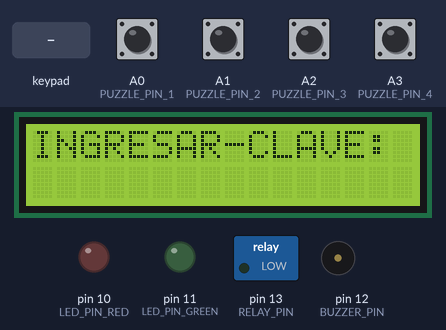
Simulated run of this program. Board: Arduino Uno, built with avr-gcc and run on an emulated ATmega328P. Parts: 16×2 character LCD, switched loads named in the program (green lamp = pin HIGH), output pins drawn as LEDs (lit = HIGH), buzzer (waves = sounding, pin HIGH). The test bench sets the inputs (shaded band); at power-on: A0 (PUZZLE_PIN_1), A1 (PUZZLE_PIN_2), A2 (PUZZLE_PIN_3), A3 (PUZZLE_PIN_4) HIGH.

Above: at 4.3 s.
4.4 s: keypad keys 1 4 7 B # pressed 0.4 s apart
At 8.4 s:
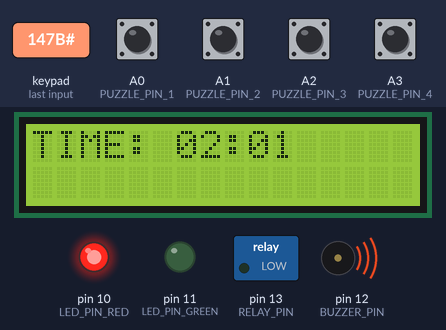
11.2 s: key '#' pressed
14.2 s: key 'A' pressed
At 16.9 s:
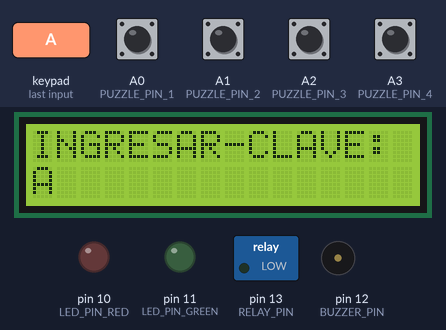
17.2 s: key 'B' pressed
At 18.1 s:
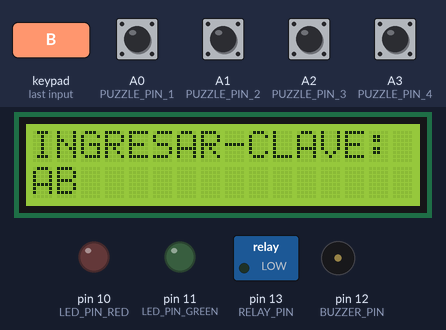
18.7 s: key 'C' pressed
At 19.2 s:
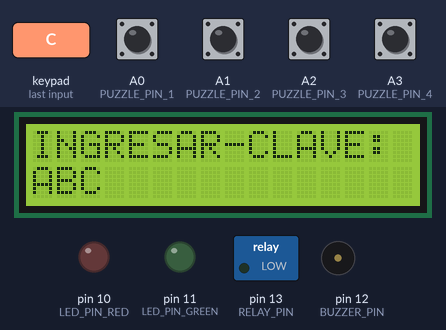
20.2 s: key 'D' pressed
At 21.5 s:
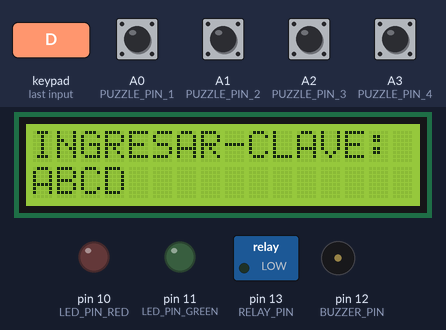
Timing chart, 0 to 22.7 s (numbered marks = the images above; inputs shaded):
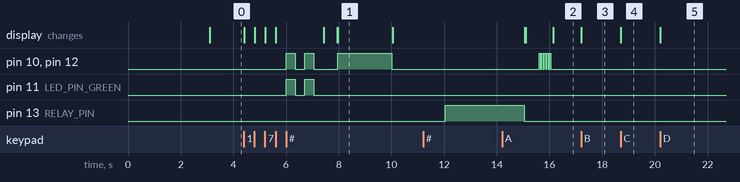

The program:

main.cpp
```cpp
#include <Arduino.h>
#include <Keypad.h>
#include <Wire.h>
#include <LiquidCrystal_I2C.h>
#include <string.h>

#include "keyboard/keyboard.h"
#include "trigger/trigger.h"
#include "screen/screen.h"
#include "auth/auth.h"
#include "buzzer/buzzer.h"
#include "puzzle/puzzle.h"
#include "config/Config.h"

TriggerClass trigger = TriggerClass();
KeyboardClass keyboard = KeyboardClass();
ScreenClass screen = ScreenClass();
BuzzerClass buzzer = BuzzerClass();
PuzzleClass puzzle = PuzzleClass();
AuthClass auth= AuthClass(keyboard, trigger, screen, buzzer, puzzle);

void setup() {
  pinMode(LED_PIN_RED, OUTPUT);
  pinMode(BUZZER_PIN, OUTPUT);
  pinMode(LED_PIN_GREEN, OUTPUT);
  pinMode(RELAY_PIN, OUTPUT);
  screen.init();
  puzzle.begin();
}

void loop() {
  auth.login();
}
```

auth.cpp
```cpp
#include "auth.h"
#include "config/Config.h"

AuthClass::AuthClass(
    KeyboardClass &keyboard,
    TriggerClass &trigger,
    ScreenClass &screen,
    BuzzerClass &buzzer,
    PuzzleClass &puzzle) : keyboard(keyboard), trigger(trigger), screen(screen), buzzer(buzzer), puzzle(puzzle) {}

const byte PASSWORD_LEN = sizeof(password) - 1;

char inputBuffer[PASSWORD_LEN + 1];
byte inputIndex = 0;

void AuthClass::resetInput()
{
    inputIndex = 0;
    screen.resetCursor();
}

void AuthClass::checkTimer()
{
    if (!timerRunning)
    {
        return;
    }

    unsigned long elapsed = millis() - timerStart;

    if (elapsed >= TIMER_DURATION)
    {
        timerRunning = false;
        screen.gameOver();
        trigger.shoot();
        buzzer.buzzer_red();
        resetInput();
        return;
    }

    int secondsLeft = (TIMER_DURATION - elapsed) / 1000 + 1;
    if (secondsLeft != lastSecondsLeft)
    {
        lastSecondsLeft = secondsLeft;
        screen.showCountdown(secondsLeft);
        buzzer.buzzer_tick();
    }
}

void AuthClass::checkPuzzle()
{
    if (!timerRunning)
    {
        return;
    }

    PuzzleResult result = puzzle.check();

    if (result == PuzzleResult::DEFUSED)
    {
        timerRunning = false;
        buzzer.buzzer_green();
        screen.disabledLauncher();
        resetInput();
    }
    else if (result == PuzzleResult::DETONATED)
    {
        timerRunning = false;
        buzzer.buzzer_red();
        screen.gameOver();
        trigger.shoot();
        resetInput();
    }
}

void AuthClass::login()
{
    checkTimer();
    checkPuzzle();

    char key = keyboard.getKey();

    if (!key)
    {
        return;
    }

    if (key == '#')
    {
        inputBuffer[inputIndex] = '\0';
        if (inputIndex == PASSWORD_LEN && strcmp(inputBuffer, password) == 0)
        {
            buzzer.buzzer_green();
            if (timerRunning)
            {
                timerRunning = false;
                screen.disabledLauncher();
                resetInput();
            }
            else
            {
                screen.enabledLaucnher();
                resetInput();
                puzzle.arm();
                timerRunning = true;
                timerStart = millis();
                lastSecondsLeft = -1;
                inputIndex = 0;
            }
        }
        else
        {
            screen.wrongPassword();
            buzzer.buzzer_wrong();
            if (timerRunning)
            {
                timerStart -= WRONG_PASSWORD_PENALTY;
                checkTimer();
            }
            resetInput();
        }
        return;
    }

    if (key == '*')
    {
        resetInput();
        return;
    }

    if (inputIndex < PASSWORD_LEN)
    {
        inputBuffer[inputIndex] = key;
        inputIndex++;
        screen.writeChar(key);
    }
}
```

auth.h
```cpp
#pragma once

#include "../screen/screen.h"
#include "../keyboard/keyboard.h"
#include "../buzzer/buzzer.h"
#include "../puzzle/puzzle.h"
#include "../trigger/trigger.h"

class AuthClass
{
private:
    KeyboardClass &keyboard;
    TriggerClass &trigger;
    ScreenClass &screen;
    BuzzerClass &buzzer;
    PuzzleClass &puzzle;
    bool timerRunning = false;
    unsigned long timerStart = 0;
    int lastSecondsLeft = -1;
    static const unsigned long TIMER_DURATION = 120000UL;
    static const unsigned long WRONG_PASSWORD_PENALTY = 20000UL;
    void buzzer_green();
    void buzzer_red();
    void buzzer_tick();
    void buzzer_wrong();
    void checkTimer();
    void checkPuzzle();

public:
    AuthClass(KeyboardClass &keyboard, TriggerClass &trigger, ScreenClass &screen, BuzzerClass &buzzer, PuzzleClass &puzzle);
    void login();
    void resetInput();
};
```

buzzer.cpp
```cpp
#include "buzzer.h"
#include "config/Config.h"

void BuzzerClass::buzzer_red()
{
    const uint8_t pins[] = {LED_PIN_RED, BUZZER_PIN};
    plus_run(pins, 2, 2000);
}

void BuzzerClass::buzzer_tick()
{
    const uint8_t pins[] = {LED_PIN_RED, BUZZER_PIN};
    plus_run(pins, 2, 50);
}

void BuzzerClass::buzzer_green()
{
    const uint8_t pins[] = {LED_PIN_GREEN, LED_PIN_RED, BUZZER_PIN};
    plus_run(pins, 3, 350, 350, 2);
}

void BuzzerClass::buzzer_wrong()
{
    const uint8_t pins[] = {LED_PIN_RED, BUZZER_PIN};
    plus_run(pins, 5, 50, 50, 5);
}

void BuzzerClass::plus_run(const uint8_t pins[], uint8_t pinCount, unsigned long onTime, unsigned long offTime, uint8_t repeats)
{
    for (uint8_t i = 0; i < repeats; i++)
    {
        for (uint8_t p = 0; p < pinCount; p++)
            digitalWrite(pins[p], HIGH);
        delay(onTime);

        for (uint8_t p = 0; p < pinCount; p++)
            digitalWrite(pins[p], LOW);
        if (offTime > 0)
            delay(offTime);
    }
}
```

buzzer.h
```cpp
#pragma once

#include <Arduino.h>

class BuzzerClass
{
private:
    void plus_run(const uint8_t pins[], uint8_t pinCount, unsigned long onTime, unsigned long offTime = 0, uint8_t repeats = 1);

public:
    void buzzer_red();
    void buzzer_tick();
    void buzzer_green();
    void buzzer_wrong();
};
```

keyboard.cpp
```cpp
#include "keyboard.h"
#include "config/Config.h"

const byte ROWS = 4;
const byte COLS = 4;

byte rowPins[ROWS] = KEYPAD_ROW_PINS;
byte colPins[COLS] = KEYPAD_COL_PINS;

char keys[ROWS][COLS] = {
    {'1', '2', '3', 'A'},
    {'4', '5', '6', 'B'},
    {'7', '8', '9', 'C'},
    {'*', '0', '#', 'D'}
};

KeyboardClass::KeyboardClass() : keypad(makeKeymap(keys), rowPins, colPins, ROWS, COLS) {}

char KeyboardClass::getKey() {
    return keypad.getKey();
}
```

keyboard.h
```cpp
#pragma once

#include <Keypad.h>

class KeyboardClass
{
public:
    KeyboardClass();
    char getKey();

private:
    Keypad keypad;
};
```

puzzle.cpp
```cpp
#include "puzzle.h"
#include "config/Config.h"

PuzzleClass::PuzzleClass() : progress(0)
{
    for (int i = 0; i < PUZZLE_WIRE_COUNT; i++)
    {
        wireCut[i] = false;
    }
}

void PuzzleClass::begin()
{
    for (int i = 0; i < PUZZLE_WIRE_COUNT; i++)
    {
        pinMode(puzzlePins[i], INPUT_PULLUP);
    }
}

void PuzzleClass::arm()
{
    progress = 0;
    for (int i = 0; i < PUZZLE_WIRE_COUNT; i++)
    {
        wireCut[i] = false;
    }
}

PuzzleResult PuzzleClass::check()
{
    int cutNow = 0;
    int pinCut = -1;

    for (int i = 0; i < PUZZLE_WIRE_COUNT; i++)
    {
        bool isCut = digitalRead(puzzlePins[i]) == HIGH;
        if (isCut && !wireCut[i])
        {
            wireCut[i] = true;
            cutNow++;
            pinCut = puzzlePins[i];
        }
    }

    if (cutNow == 0)
    {
        return PuzzleResult::NONE;
    }

    if (cutNow > 1 || pinCut != puzzlePattern[progress])
    {
        return PuzzleResult::DETONATED;
    }

    progress++;
    return (progress == PUZZLE_WIRE_COUNT) ? PuzzleResult::DEFUSED : PuzzleResult::NONE;
}
```

puzzle.h
```cpp
#pragma once

#include <Arduino.h>

enum class PuzzleResult
{
    NONE,
    DEFUSED,
    DETONATED
};

class PuzzleClass
{
private:
    bool wireCut[4];
    int progress;

public:
    PuzzleClass();
    void begin();
    void arm();
    PuzzleResult check();
};
```

screen.cpp
```cpp
#include "screen.h"
#include "config/Config.h"

ScreenClass::ScreenClass() : lcd(0x27, LCD_COLS, LCD_ROWS), cursorCol(0), cursorRow(0) {}

void ScreenClass::showCountdown(int secondsLeft)
{
    int minutes = secondsLeft / 60;
    int seconds = secondsLeft % 60;

    lcd.setCursor(0, 0);
    lcd.print("                ");
    lcd.setCursor(0, 0);
    lcd.print("TIME: ");
    if (minutes < 10)
    {
        lcd.print("0");
    }
    lcd.print(minutes);
    lcd.print(":");
    if (seconds < 10)
    {
        lcd.print("0");
    }
    lcd.print(seconds);
}

void ScreenClass::writeChar(char c)
{
    if (cursorCol >= LCD_COLS)
    {
        cursorCol = 0;
        cursorRow++;
        if (cursorRow >= LCD_ROWS)
        {
            lcd.clear();
            cursorRow = 0;
        }
        lcd.setCursor(cursorCol, cursorRow);
    }
    lcd.setCursor(cursorCol, 1);
    lcd.print(c);
    cursorCol++;
}
void ScreenClass::init()
{
    Wire.begin();
    lcd.init();
    lcd.backlight();
    lcd.clear();
    lcd.setCursor(0, 0);
    lcd.print("Desactivar");
    lcd.setCursor(0, 1);
    lcd.print("lanzamiento");
    delay(3000);
    lcd.clear();
    lcd.setCursor(0, 0);
    lcd.print("INGRESAR-CLAVE:");
}

void ScreenClass::resetCursor()
{
    lcd.clear();
    lcd.setCursor(0, 0);
    lcd.print("INGRESAR-CLAVE:");
    lcd.setCursor(0, 1);
    cursorCol = 0;
    cursorRow = 0;
}

void ScreenClass::disabledLauncher()
{
    lcd.clear();
    lcd.setCursor(0, 0);
    lcd.print("LANZAMIENTO");
    lcd.setCursor(0, 1);
    lcd.print("DESACTIVADO");
    delay(2000);
}

void ScreenClass::enabledLaucnher()
{
    lcd.clear();
    lcd.setCursor(0, 0);
    lcd.print("LANZAMIENTO");
    lcd.setCursor(0, 1);
    lcd.print("ACTIVADO");
    delay(500);
}

void ScreenClass::gameOver()
{
    lcd.clear();
    lcd.setCursor(0, 0);
    lcd.print("GAME OVER");
    lcd.setCursor(0, 1);
    lcd.print("BOOOM!!.");
    delay(2000);
}

void ScreenClass::wrongPassword()
{
    lcd.clear();
    lcd.setCursor(0, 0);
    lcd.print("CONTRASENIA");
    lcd.setCursor(0, 1);
    lcd.print("INCORRECTA");
    delay(500);
}
```

screen.h
```cpp
#pragma once

#include <LiquidCrystal_I2C.h>
#include <Arduino.h>

class ScreenClass
{
private:
    LiquidCrystal_I2C lcd;
    int cursorCol;
    int cursorRow;

    public:
    ScreenClass();
    void init();
    void writeChar(char c);
    void disabledLauncher ();
    void enabledLaucnher();
    void gameOver();
    void resetCursor();
    void wrongPassword();
    void showCountdown(int secondsLeft);
};
```

trigger.cpp
```cpp
#include "trigger.h"
#include "config/Config.h"

void TriggerClass::shoot(){
    digitalWrite(RELAY_PIN,HIGH);
    delay(3000);
    digitalWrite(RELAY_PIN,LOW);
}
```

trigger.h
```cpp
#pragma once

#include <Arduino.h>

class TriggerClass
{
    public:
        void shoot();

    private:
};
```

Config.h
```cpp
#pragma once

//screen config
// A4 (SDA) y A5 (SCL) estan fijos por hardware para I2C en el Uno, no se pueden reasignar
#define LCD_COLS 16
#define LCD_ROWS 2

//relay PIN
#define RELAY_PIN 13

//buzzer
#define BUZZER_PIN 12

//led pin
#define LED_PIN_RED 10
#define LED_PIN_GREEN 11

// keyboard config
#define KEYPAD_ROW_PINS {2, 3, 4, 5}
#define KEYPAD_COL_PINS {6, 7, 8, 9}


//puzzle (juego de cables)
#define PUZZLE_PIN_1 A0
#define PUZZLE_PIN_2 A1
#define PUZZLE_PIN_3 A2
#define PUZZLE_PIN_4 A3

const int puzzlePins[] = {PUZZLE_PIN_1, PUZZLE_PIN_2, PUZZLE_PIN_3, PUZZLE_PIN_4};
const int PUZZLE_WIRE_COUNT = sizeof(puzzlePins) / sizeof(puzzlePins[0]);


//const int puzzlePattern[] = {PUZZLE_PIN_3, PUZZLE_PIN_1, PUZZLE_PIN_4, PUZZLE_PIN_2};
const int puzzlePattern[] = {PUZZLE_PIN_1, PUZZLE_PIN_2, PUZZLE_PIN_3, PUZZLE_PIN_4};

//password
const char password[] = "147B";
```

Measured:
- after the input at 4.4 s, pin 10 (LED_PIN_RED): goes HIGH 0.35 s, LOW 0.35 s, HIGH 0.35 s, LOW 0.92 s, HIGH 2.1 s, then LOW, starting after 1.6 s; pin 11 (LED_PIN_GREEN): alternates HIGH for 0.35 s and LOW for 0.35 s, 4 changes in all, then stays LOW, starting after 1.6 s
- after the input at 14.2 s, the display: first differs from a run without the input after 1.9 s (image 2)
- after the input at 17.2 s, the display: changes at once (image 3)
- after the input at 18.7 s, the display: changes at once (image 4)
- after the input at 20.2 s, the display: changes at once (image 5)
- what the display in image 1 shows lasts 2.0 s, from 8.0 s to 10.0 s
